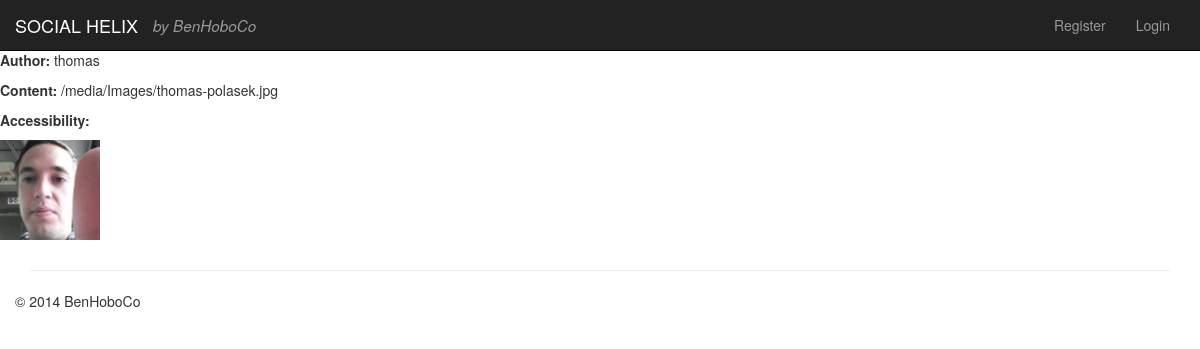
The page /authors/thomas/images/1/ on the database its author committed.
### social/models.py (models this page shows, shortened)
class Image(models.Model):
    author = models.ForeignKey(Author, related_name="author")
    url = models.CharField(max_length=256)
    visibility = models.CharField( max_length=128, choices=ACCESSIBILITY_TYPES )

class Author(models.Model):
    user = models.OneToOneField(User)
    image = models.ImageField( blank=True, upload_to="Images")
    host = models.URLField(max_length=256) #This specifies the authors host
    guid = UUIDField()

### social/views.py (the view)
# urls.py: url(r'^authors/(?P<author_name>[-\w]+)/images/$',views.get_author_images, name="author_images"),
def get_author_images(request, author_name, image_id = None ):
    context = RequestContext( request )
    u = User.objects.get(username__iexact=author_name)
    a = Author.objects.get(user=u)
    context_dict = {}
    if image_id is not None:
        try:
            context_dict['image'] = Image.objects.get(id=image_id)
        except ObjectDoesNotExist:
            pass #do nothing for now
        return render_to_response('social/images.html', context_dict, context )
    context_dict['user_images'] = Image.objects.filter(author=a)
    return render_to_response('social/images.html', context_dict, context )

### templates/social/images.html (shortened to what this page needs)
{% extends 'social/base.html' %}
{% block block_body %}
<div class="row">
    {% if image %}
        <p><b>Author:</b> {{ image.author.user.username }}</p>
        <p><b>Content: </b> {{ image.url }} </p>
        <p><b>Accessibility:</b> {{image.accessibility }}</p>
        <p><img src="{{ image.url | urlencode }}"/></p>
    {% endif %}
</div>
{% endblock %}

### rows shown on the page
Image: author.user.username "thomas", url "/media/Images/thomas-polasek.jpg", url|urlencode (picture)
